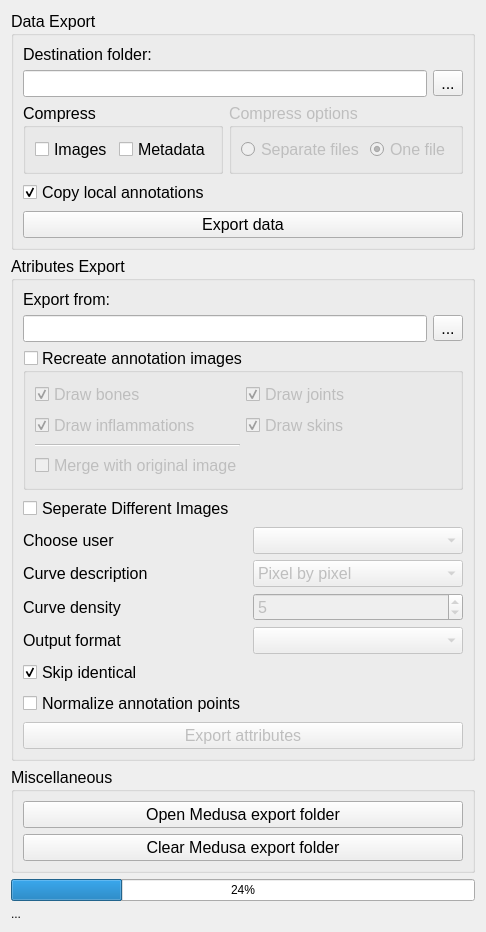
<?xml version="1.0" encoding="UTF-8"?>
<ui version="4.0">
 <class>MedusaExporter</class>
 <widget class="QWidget" name="MedusaExporter">
  <property name="windowModality">
   <enum>Qt::NonModal</enum>
  </property>
  <property name="geometry">
   <rect>
    <x>0</x>
    <y>0</y>
    <width>439</width>
    <height>738</height>
   </rect>
  </property>
  <property name="windowTitle">
   <string>Medusa Exporter</string>
  </property>
  <property name="styleSheet">
   <string notr="true">/*background-color: rgb(91,91,91);
color: white*/
</string>
  </property>
  <layout class="QVBoxLayout" name="verticalLayout">
   <item>
    <layout class="QHBoxLayout" name="horizontalLayout">
     <item>
      <widget class="QWidget" name="widget" native="true">
       <layout class="QVBoxLayout" name="verticalLayout_5">
        <property name="leftMargin">
         <number>0</number>
        </property>
        <property name="topMargin">
         <number>0</number>
        </property>
        <property name="rightMargin">
         <number>0</number>
        </property>
        <property name="bottomMargin">
         <number>0</number>
        </property>
        <item>
         <widget class="QGroupBox" name="dataBox">
          <property name="font">
           <font>
            <pointsize>12</pointsize>
           </font>
          </property>
          <property name="title">
           <string>Data Export</string>
          </property>
          <layout class="QGridLayout" name="gridLayout_2">
           <item row="0" column="0">
            <widget class="QLabel" name="label_3">
             <property name="text">
              <string>Destination folder:</string>
             </property>
            </widget>
           </item>
           <item row="5" column="0" colspan="3">
            <widget class="QPushButton" name="extractButton">
             <property name="text">
              <string>Export data</string>
             </property>
             <property name="checkable">
              <bool>true</bool>
             </property>
             <property name="checked">
              <bool>false</bool>
             </property>
             <property name="flat">
              <bool>false</bool>
             </property>
            </widget>
           </item>
           <item row="1" column="0" colspan="2">
            <widget class="QLineEdit" name="extractToLineEdit"/>
           </item>
           <item row="1" column="2">
            <widget class="QToolButton" name="extractToButton">
             <property name="text">
              <string>...</string>
             </property>
            </widget>
           </item>
           <item row="3" column="1" colspan="2">
            <widget class="QGroupBox" name="compressOptionBox">
             <property name="enabled">
              <bool>false</bool>
             </property>
             <property name="sizePolicy">
              <sizepolicy hsizetype="Expanding" vsizetype="Preferred">
               <horstretch>0</horstretch>
               <verstretch>0</verstretch>
              </sizepolicy>
             </property>
             <property name="title">
              <string>Compress options</string>
             </property>
             <property name="flat">
              <bool>false</bool>
             </property>
             <layout class="QHBoxLayout" name="horizontalLayout_6">
              <item>
               <widget class="QRadioButton" name="separateRadio">
                <property name="sizePolicy">
                 <sizepolicy hsizetype="Expanding" vsizetype="Fixed">
                  <horstretch>0</horstretch>
                  <verstretch>0</verstretch>
                 </sizepolicy>
                </property>
                <property name="text">
                 <string>Separate files</string>
                </property>
               </widget>
              </item>
              <item>
               <widget class="QRadioButton" name="togetherRadio">
                <property name="text">
                 <string>One file</string>
                </property>
                <property name="checked">
                 <bool>true</bool>
                </property>
               </widget>
              </item>
             </layout>
            </widget>
           </item>
           <item row="3" column="0">
            <widget class="QGroupBox" name="compressBox">
             <property name="sizePolicy">
              <sizepolicy hsizetype="Preferred" vsizetype="Preferred">
               <horstretch>0</horstretch>
               <verstretch>0</verstretch>
              </sizepolicy>
             </property>
             <property name="title">
              <string>Compress</string>
             </property>
             <layout class="QHBoxLayout" name="horizontalLayout_5">
              <item>
               <widget class="QCheckBox" name="imagesCheck">
                <property name="text">
                 <string>Images</string>
                </property>
               </widget>
              </item>
              <item>
               <widget class="QCheckBox" name="metaCheck">
                <property name="text">
                 <string>Metadata</string>
                </property>
               </widget>
              </item>
             </layout>
            </widget>
           </item>
           <item row="4" column="0">
            <widget class="QCheckBox" name="copyLocalBox">
             <property name="text">
              <string>Copy local annotations</string>
             </property>
             <property name="checked">
              <bool>true</bool>
             </property>
            </widget>
           </item>
          </layout>
         </widget>
        </item>
        <item>
         <spacer name="verticalSpacer">
          <property name="orientation">
           <enum>Qt::Vertical</enum>
          </property>
          <property name="sizeHint" stdset="0">
           <size>
            <width>20</width>
            <height>40</height>
           </size>
          </property>
         </spacer>
        </item>
        <item>
         <widget class="QGroupBox" name="atributesBox">
          <property name="enabled">
           <bool>true</bool>
          </property>
          <property name="font">
           <font>
            <pointsize>12</pointsize>
           </font>
          </property>
          <property name="title">
           <string>Atributes Export</string>
          </property>
          <layout class="QGridLayout" name="gridLayout">
           <item row="6" column="1" colspan="2">
            <widget class="QComboBox" name="curveDescriptionComboBox">
             <property name="enabled">
              <bool>false</bool>
             </property>
             <item>
              <property name="text">
               <string>Pixel by pixel</string>
              </property>
             </item>
             <item>
              <property name="text">
               <string>Key points</string>
              </property>
             </item>
            </widget>
           </item>
           <item row="2" column="0" colspan="2">
            <widget class="QLineEdit" name="exportFromLineEdit">
             <property name="frame">
              <bool>true</bool>
             </property>
             <property name="readOnly">
              <bool>true</bool>
             </property>
            </widget>
           </item>
           <item row="11" column="0" colspan="3">
            <widget class="QPushButton" name="exportButton">
             <property name="enabled">
              <bool>false</bool>
             </property>
             <property name="text">
              <string>Export attributes</string>
             </property>
             <property name="checkable">
              <bool>true</bool>
             </property>
            </widget>
           </item>
           <item row="6" column="0">
            <widget class="QLabel" name="label_5">
             <property name="text">
              <string>Curve description</string>
             </property>
            </widget>
           </item>
           <item row="2" column="2">
            <widget class="QToolButton" name="exportFromButton">
             <property name="text">
              <string>...</string>
             </property>
            </widget>
           </item>
           <item row="5" column="1" colspan="2">
            <widget class="QComboBox" name="chooseUserComboBox">
             <property name="enabled">
              <bool>false</bool>
             </property>
            </widget>
           </item>
           <item row="5" column="0">
            <widget class="QLabel" name="label">
             <property name="text">
              <string>Choose user</string>
             </property>
            </widget>
           </item>
           <item row="7" column="0">
            <widget class="QLabel" name="label_2">
             <property name="text">
              <string>Curve density</string>
             </property>
            </widget>
           </item>
           <item row="1" column="0">
            <widget class="QLabel" name="label_4">
             <property name="text">
              <string>Export from:</string>
             </property>
            </widget>
           </item>
           <item row="9" column="0">
            <widget class="QCheckBox" name="skipIdenticalComboBox">
             <property name="enabled">
              <bool>true</bool>
             </property>
             <property name="text">
              <string>Skip identical</string>
             </property>
             <property name="checked">
              <bool>true</bool>
             </property>
            </widget>
           </item>
           <item row="8" column="0">
            <widget class="QLabel" name="label_6">
             <property name="text">
              <string>Output format</string>
             </property>
            </widget>
           </item>
           <item row="7" column="1" colspan="2">
            <widget class="QSpinBox" name="curveDensitySpinBox">
             <property name="enabled">
              <bool>false</bool>
             </property>
             <property name="value">
              <number>5</number>
             </property>
            </widget>
           </item>
           <item row="8" column="1" colspan="2">
            <widget class="QComboBox" name="chooseFormatComboBox">
             <property name="enabled">
              <bool>false</bool>
             </property>
            </widget>
           </item>
           <item row="10" column="0">
            <widget class="QCheckBox" name="normalizePointsCheck">
             <property name="text">
              <string>Normalize annotation points</string>
             </property>
            </widget>
           </item>
           <item row="3" column="0" colspan="3">
            <widget class="QGroupBox" name="recreateGroup">
             <property name="title">
              <string>Recreate annotation images</string>
             </property>
             <property name="checkable">
              <bool>true</bool>
             </property>
             <property name="checked">
              <bool>false</bool>
             </property>
             <layout class="QGridLayout" name="gridLayout_3">
              <item row="3" column="0" colspan="2">
               <widget class="QCheckBox" name="mergeButton">
                <property name="text">
                 <string>Merge with original image</string>
                </property>
               </widget>
              </item>
              <item row="0" column="0">
               <widget class="QCheckBox" name="bonesButton">
                <property name="text">
                 <string>Draw bones</string>
                </property>
                <property name="checked">
                 <bool>true</bool>
                </property>
               </widget>
              </item>
              <item row="1" column="1">
               <widget class="QCheckBox" name="skinButton">
                <property name="text">
                 <string>Draw skins</string>
                </property>
                <property name="checked">
                 <bool>true</bool>
                </property>
               </widget>
              </item>
              <item row="1" column="0">
               <widget class="QCheckBox" name="inflammationButton">
                <property name="text">
                 <string>Draw inflammations</string>
                </property>
                <property name="checked">
                 <bool>true</bool>
                </property>
               </widget>
              </item>
              <item row="0" column="1">
               <widget class="QCheckBox" name="jointsButton">
                <property name="text">
                 <string>Draw joints</string>
                </property>
                <property name="checked">
                 <bool>true</bool>
                </property>
               </widget>
              </item>
              <item row="2" column="0">
               <widget class="Line" name="line">
                <property name="orientation">
                 <enum>Qt::Horizontal</enum>
                </property>
               </widget>
              </item>
             </layout>
            </widget>
           </item>
           <item row="4" column="0">
            <widget class="QCheckBox" name="separateDifferentCheck">
             <property name="text">
              <string>Seperate Different Images</string>
             </property>
            </widget>
           </item>
          </layout>
         </widget>
        </item>
        <item>
         <spacer name="verticalSpacer_2">
          <property name="orientation">
           <enum>Qt::Vertical</enum>
          </property>
          <property name="sizeHint" stdset="0">
           <size>
            <width>20</width>
            <height>40</height>
           </size>
          </property>
         </spacer>
        </item>
        <item>
         <widget class="QGroupBox" name="miscBox">
          <property name="font">
           <font>
            <pointsize>12</pointsize>
           </font>
          </property>
          <property name="title">
           <string>Miscellaneous</string>
          </property>
          <layout class="QVBoxLayout" name="verticalLayout_4">
           <item>
            <widget class="QPushButton" name="openMedusaFolderButton">
             <property name="text">
              <string>Open Medusa export folder</string>
             </property>
            </widget>
           </item>
           <item>
            <widget class="QPushButton" name="clearMedusaFolderButton">
             <property name="text">
              <string>Clear Medusa export folder</string>
             </property>
             <property name="checkable">
              <bool>true</bool>
             </property>
            </widget>
           </item>
          </layout>
         </widget>
        </item>
       </layout>
      </widget>
     </item>
    </layout>
   </item>
   <item>
    <widget class="QProgressBar" name="progressBar">
     <property name="value">
      <number>24</number>
     </property>
    </widget>
   </item>
   <item>
    <widget class="QLabel" name="progressBarLabel">
     <property name="text">
      <string>...</string>
     </property>
    </widget>
   </item>
  </layout>
 </widget>
 <resources>
  <include location="../../dicom/ui/dicomRC.qrc"/>
  <include location="medusaExporterRC.qrc"/>
  <include location="../../../../../../../../../../../Users/Wojciech/.designer/backup/medusaExporterRC.qrc"/>
 </resources>
 <connections/>
</ui>
